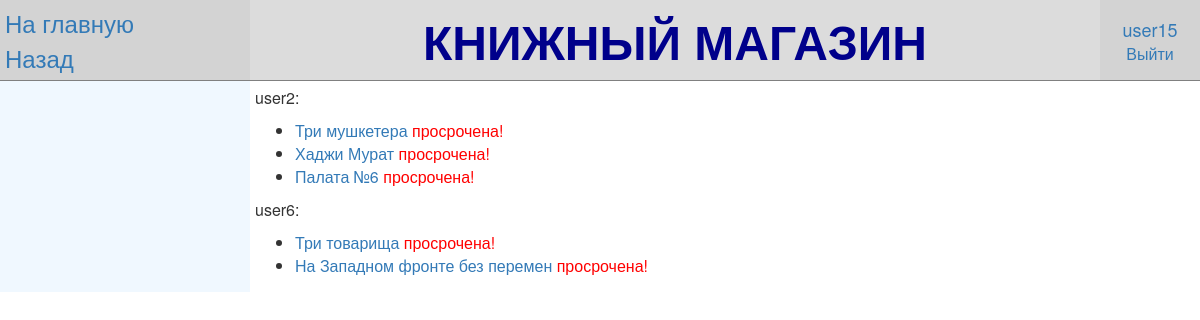
The app's page /duty/ (signed in) with its own data.
### bookstore_app/models.py (models this page shows, shortened)
class Rent (models.Model):
    user=models.ForeignKey(User, on_delete=models.SET_NULL, null=True)
    book=models.ForeignKey(Book, on_delete=models.SET_NULL, null=True)
    date_start=models.DateField(default=date.today())
    date_return=models.DateField(default=date.today()+timedelta(14))
    def day_of_return(self):
        data=self.date_return-date.today()
        return data.days

class Book (models.Model):
    LANG_CORT=(("ENG", "Английский"), ("DEU", "Немецкий"), ("FRA" ,"Французский"), ("RUS" ,"Русский"), ("ITA", "Итальянский"), ("SPA", "Испанский"), ("CHI", "Китайский"))
    GENR_CORT=((None, "---------"), ("Basnya", "Басня"), ("Povest", "Повесть"), ("Poema", "Поэма"), ("Proza", "Проза"), ("Pyesa", "Пьеса"), ("Rasskaz", "Рассказ"), ("Roman", "Роман"), ("Skazka", "Сказка"), ("Stix", "Стихотворение"))
    title=models.CharField(max_length=100, verbose_name="Название")
    image=models.ImageField(upload_to='media/', blank=True, null=True, verbose_name="Изображение")
    summary=models.TextField(max_length=500, blank=True, null=True, verbose_name="Описание")
    author=models.ForeignKey(Author, on_delete=models.SET_NULL, null=True, verbose_name="Автор")
    language=models.CharField(max_length=3, choices=sorted(LANG_CORT, key=lambda x: x[1] ), verbose_name="Язык")
    genre=models.CharField(max_length=20, choices=sorted(GENR_CORT, key=lambda x: x[1] ), verbose_name="Жанр")
    price=models.IntegerField(validators=[MinValueValidator(0), MaxValueValidator(2147483647)], null=True, verbose_name="Стоимость")
    count=models.IntegerField(validators=[MinValueValidator(0), MaxValueValidator(2147483647)], null=True, verbose_name="Количество")
    def __str__(self):
        return self.title
    class Meta:
        ordering=["title"]
    def get_absolute_url(self):
        return reverse ("book_info", args=[str(self.id)])

### bookstore_app/views.py (the view)
# urls.py: path('duty/', views.duty, name='duty_list'),
@login_required(login_url='login')
def duty(request):
    dictionary={}
    user_list=Rent.objects.all().values('user', 'user__username').distinct()
    for u in user_list:
        books=Rent.objects.filter(user=u['user'])
        dictionary[u['user__username']]=books
    return render(request, "duty_list.html",
        context={
        "dictionary": dictionary,
        })

### bookstore_app/templates/duty_list.html (shortened to what this page needs)
{%extends "base_template.html"%}
{%block view%}
{%if dictionary%}
    {%for key, value in dictionary.items%}
        <p>{{key}}: </p>
        <ul>
            {%for val in value%}
                {%if val.day_of_return > 0 %}
                    <li><a href="{{val.book.get_absolute_url}}">{{val.book}}</a>    вернуть через {{val.day_of_return}} д.</li>
                {%elif val.day_of_return == 0 %}
                    <li><a href="{{val.book.get_absolute_url}}">{{val.book}}</a>    вернуть сегодня</li>
                {%elif val.day_of_return < 0 %}
                    <li><a href="{{val.book.get_absolute_url}}">{{val.book}}</a>    <font color="red">просрочена!</font></li>
                {%endif%}
            {%endfor%}
        </ul>
    {%endfor%}
{%else%}
        <p>Должников нет</p>
{%endif%}
{%endblock%}

### bookstore_app/templates/base_template.html (shortened to what this page needs)
{% load static %}
<html>
    <head>
        <link rel="stylesheet" href="https://maxcdn.bootstrapcdn.com/bootstrap/3.3.7/css/bootstrap.min.css">
        <link rel="stylesheet" href="{% static 'css/styles.css' %}">
    </head>
    <body>
        <table width="100%" heigt="100%" frame="void" rules="rows">
            <tr bgcolor="Gainsboro">
                <td width="250" bgcolor="Lightgrey">
                    <a href="{% url 'index' %}"><font size="5">На главную</font></a><br>
                    <a href="{{request.META.HTTP_REFERER}}"><font size="5">Назад</font></a>
                </td>
                <td align="center" valign="middle">
                    <font size="10" color="DarkBlue"><b>КНИЖНЫЙ МАГАЗИН</b></font>
                </td>
                <td width="100" height="10" align="center" bgcolor="Lightgrey" >
                {%block login%}
                    {%if user.is_authenticated%}
                        {%if user.is_staff%}
                            <div><a href="/admin/"><font size="4">{{user.get_username}}</font></a></div>
                        {%else%}
                            {% for group in request.user.groups.all %}
                                {%if group.name == 'clients'%}
                                    <div><a href="{% url 'profile' %}"><font size="4">{{user.get_username}}</font></a></div>
                                {%elif group.name == 'workers'%}
                                    <div><a href="{% url 'worker' %}"><font size="4">{{user.get_username}}</font></a></div>
                                {%endif%}
                            {%endfor%}
                        {%endif%}
                        <a href="{% url 'logout' %}">Выйти</a>
                    {%else%}
                        <a href="{% url 'login' %}">Войти</a>
                        <a href="{% url 'register' %}">Регистрация</a>
                    {%endif%}
                {%endblock%}
                </td>
            </tr>
            <tr>
                <td height="100%" valign="top" bgcolor="AliceBlue">
                    <br>
                </td>
                <td colspan="2">
                    {%block view%}
                    {%endblock%}
                </td>
            </tr>
        </table>
    </body>
</html>

### bookstore_app/static/css/styles.css (style rules this page uses)
body { background-color:rgb(255, 255, 255); }
td { padding: 5px; }

### records on screen
Rent: book "Три мушкетера"
Rent: book "Хаджи Мурат"
Rent: book "Палата №6"
Rent: book "Три товарища"
Rent: book "На Западном фронте без перемен"

### other values on screen
{{ user.get_username }} "user15"
{{ key }} "user2" "user6"
